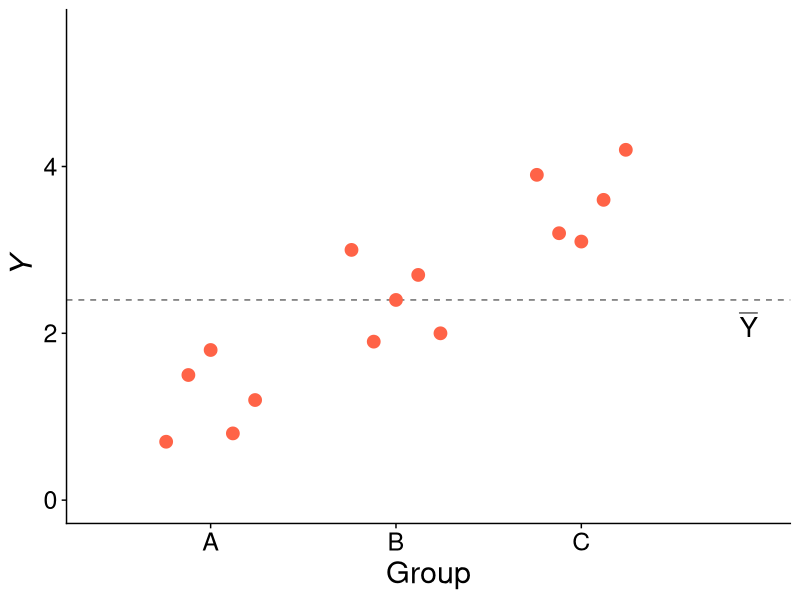
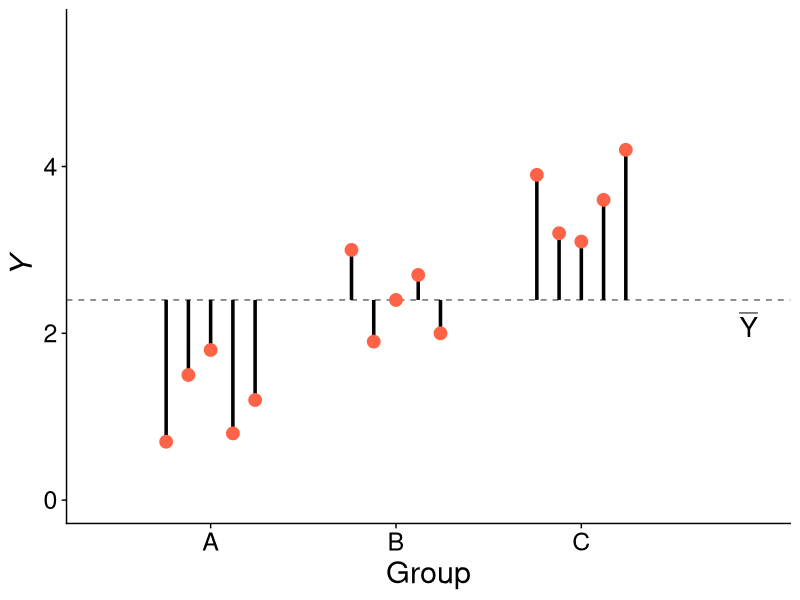
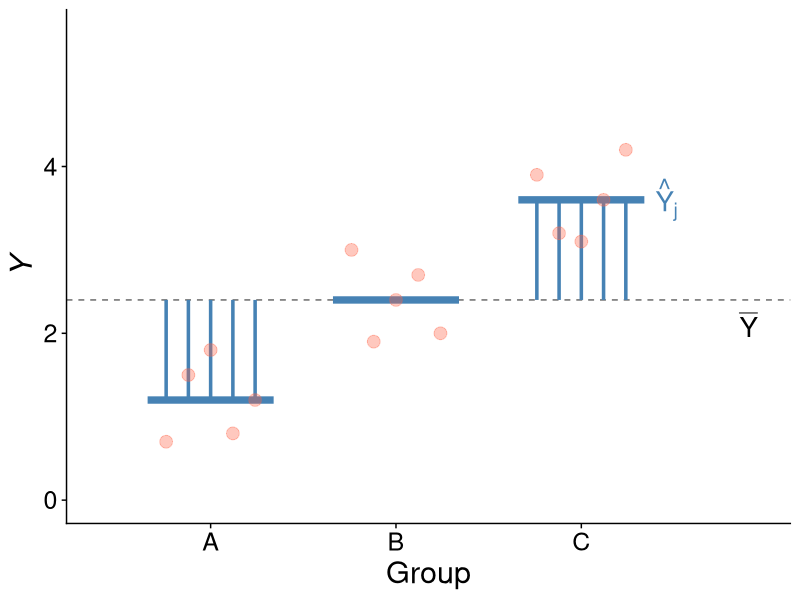
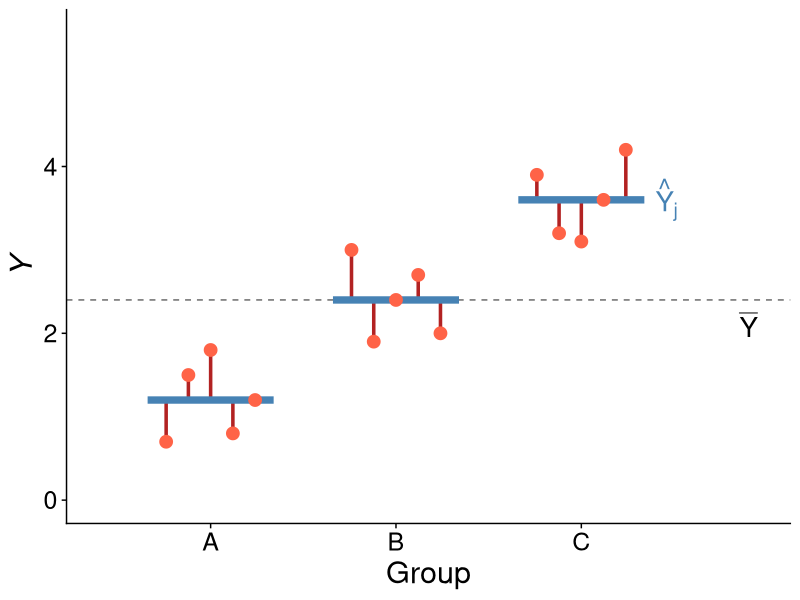
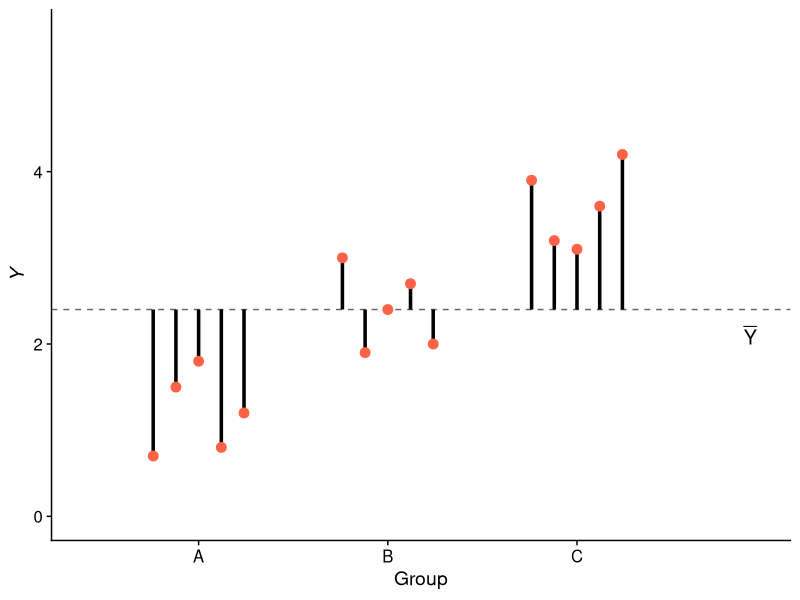
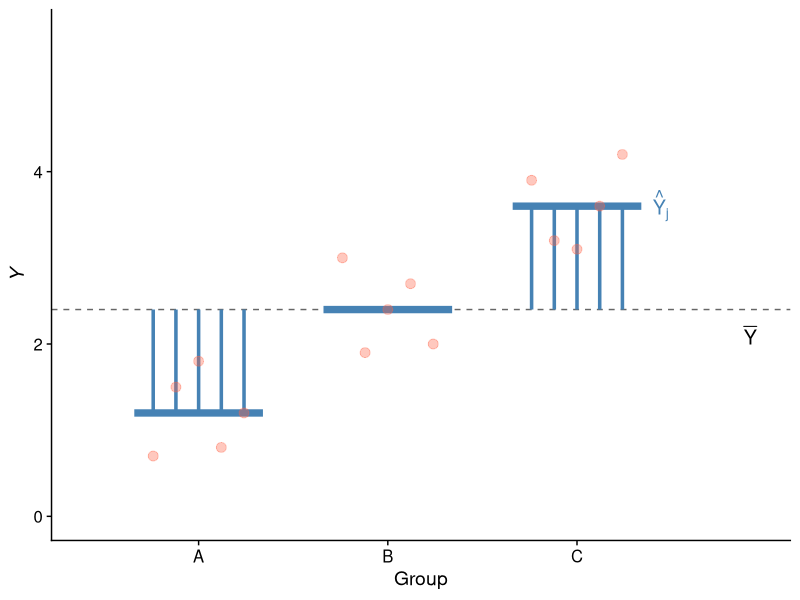
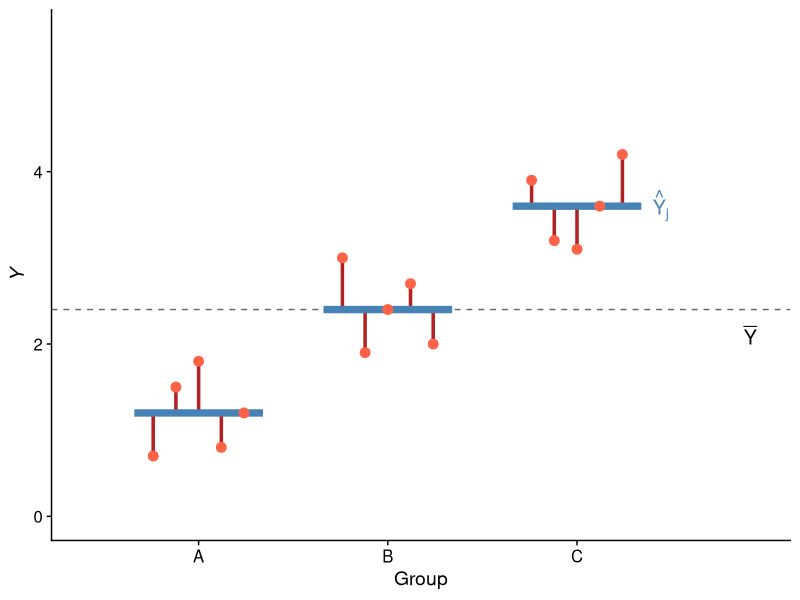
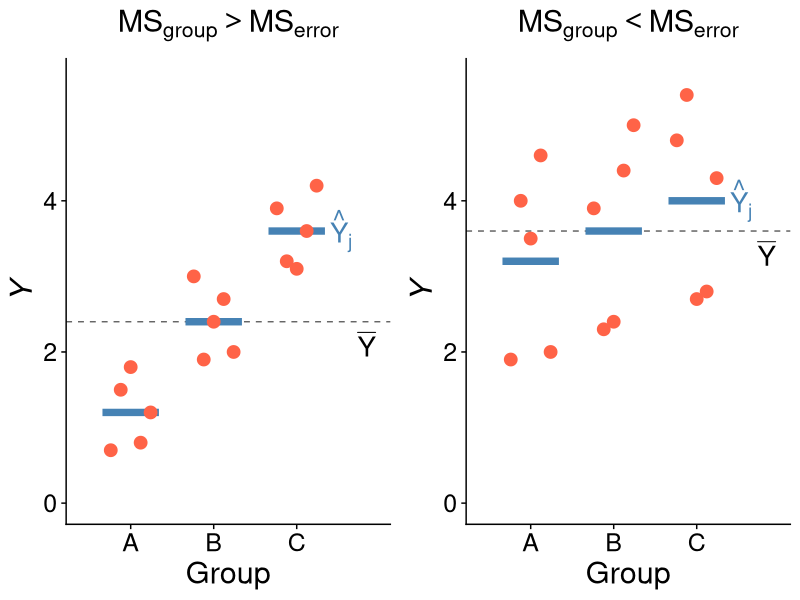

The R script that drew these images, in order: (Note: this script raises an error after producing the figures.)
## ---- chunk 1
knitr::opts_chunk$set(echo = FALSE, warning = FALSE,
                      message = FALSE, eval = TRUE)

library(cowplot)
library(ggplot2)
library(dplyr)
library(viridis)
library(glue)
library(stringr)
library(tidyr)
library(purrr)
library(magrittr)
## ---- chunk 2
#| include: false

# ---- shared look ------------------------------------------------------------

line_col <- "steelblue"
pt_col <- "tomato"

theme_slides <- function() {
    theme_cowplot() +
        theme(
            axis.text = element_text(size = 18),
            axis.title = element_text(size = 22),
            strip.text = element_text(size = 20),
            plot.title = element_text(size = 22, hjust = 0.5)
        )
}

ylab_i <- expression(italic(Y))

# write a small number as TeX scientific notation, e.g. 1.2 \times 10^{-5}
sci_tex <- function(x, digits = 2) {
    if (x >= 0.001) {
        return(as.character(signif(x, digits)))
    }
    expo <- floor(log10(x))
    mant <- signif(x / 10 ^ expo, digits)
    paste0("$", mant, " \\times 10^{", expo, "}$")
}

# ---- two small examples: three groups, five observations each ---------------

# the same within-group deviations, shuffled differently in each group
make_groups <- function(means, w) {
    data.frame(group = rep(LETTERS[1:3], each = 5),
               y = rep(means, each = 5) +
                   c(w, w[c(3, 1, 5, 2, 4)], w[c(2, 4, 1, 5, 3)]))
}

# group means far apart compared to the spread within groups
small_data <- make_groups(c(1.2, 2.4, 3.6), c(-0.5, 0.3, 0.6, -0.4, 0))

# group means close together compared to the spread within groups
overlap_data <- make_groups(c(3.2, 3.6, 4.0), c(-1.3, 0.8, 0.3, 1.4, -1.2))

anova_parts <- function(d) {
    y_bar <- mean(d$y)
    group_mean <- ave(d$y, d$group)
    n_groups <- nlevels(factor(d$group))
    ss_group <- sum((group_mean - y_bar) ^ 2)
    ss_error <- sum((d$y - group_mean) ^ 2)
    df_group <- n_groups - 1
    df_error <- nrow(d) - n_groups
    f <- (ss_group / df_group) / (ss_error / df_error)
    list(ss_y = sum((d$y - y_bar) ^ 2),
         ss_group = ss_group,
         ss_error = ss_error,
         df_group = df_group,
         df_error = df_error,
         f = f,
         p = pf(f, df_group, df_error, lower.tail = FALSE))
}

small_parts <- anova_parts(small_data)
overlap_parts <- anova_parts(overlap_data)

# type: "raw" (data and overall mean), "total" (Y to the overall mean),
#       "group" (group means to the overall mean), "error" (Y to its group mean),
#       "means" (data, group means and overall mean)
groups_plot <- function(d, type = "raw", title = NULL, f_label = NULL,
                        small = FALSE) {
    txt <- ifelse(small, 5, 7)
    d$x_pos <- as.numeric(factor(d$group)) + rep(c(-0.24, -0.12, 0, 0.12, 0.24), 3)
    d$g_mean <- ave(d$y, d$group)
    y_bar <- mean(d$y)
    g <- data.frame(x = 1:3, g_mean = tapply(d$y, d$group, mean))

    p <- ggplot(d, aes(x_pos, y)) +
        geom_hline(yintercept = y_bar, linetype = "dashed", color = "grey40")
    if (type == "total") {
        p <- p + geom_segment(aes(xend = x_pos, yend = y_bar), color = "black",
                              linewidth = 1.2)
    }
    if (type == "group") {
        p <- p + geom_segment(aes(y = g_mean, xend = x_pos, yend = y_bar),
                              color = line_col, linewidth = 1.2)
    }
    if (type == "error") {
        p <- p + geom_segment(aes(xend = x_pos, yend = g_mean), color = "firebrick",
                              linewidth = 1.2)
    }
    if (type %in% c("group", "error", "means")) {
        p <- p + geom_segment(data = g, aes(x = x - 0.34, xend = x + 0.34,
                                            y = g_mean, yend = g_mean),
                              inherit.aes = FALSE, color = line_col, linewidth = 2.5)
        p <- p + annotate("text", x = 3.4, y = g$g_mean[3], label = "hat(Y)[j]",
                          parse = TRUE, hjust = 0, size = txt, color = line_col)
    }
    p <- p +
        geom_point(color = pt_col, size = ifelse(small, 3, 4),
                   alpha = ifelse(type == "group", 0.35, 1)) +
        annotate("text", x = 3.95, y = y_bar - 0.3, label = "bar(Y)", parse = TRUE,
                 hjust = 1, size = txt)
    if (!is.null(f_label)) {
        p <- p + annotate("text", x = 0.5, y = 5.3, label = f_label, parse = TRUE,
                          hjust = 0, size = 7)
    }
    if (!is.null(title)) {
        p <- p + ggtitle(title)
    }
    p <- p +
        scale_x_continuous(breaks = 1:3, labels = LETTERS[1:3]) +
        coord_cartesian(xlim = c(0.4, 3.95), ylim = c(0, 5.6)) +
        xlab("Group") +
        ylab(ylab_i) +
        theme_slides()
    if (small) {
        p <- p + theme(axis.text = element_text(size = 12),
                       axis.title = element_text(size = 14))
    }
    p
}

# ---- the F distribution under H0 --------------------------------------------

anova_f_plot <- function(f_obs, df1, df2, xmax, label_left = TRUE) {
    d <- data.frame(x = seq(0.02, xmax, length.out = 600))
    d$y <- df(d$x, df1, df2)
    tail_d <- d[d$x >= f_obs, ]
    x_t <- f_obs + 0.2 * (xmax - f_obs)
    y_t <- max(0.5 * df(x_t, df1, df2), 0.02)
    ggplot(d, aes(x, y)) +
        geom_area(data = tail_d, fill = "firebrick", alpha = 0.7) +
        geom_line(linewidth = 1.3) +
        geom_vline(xintercept = f_obs, color = line_col, linewidth = 1.3) +
        annotate("text", x = f_obs + ifelse(label_left, -1, 1) * 0.02 * xmax, y = 0.9,
                 label = "observed F", hjust = ifelse(label_left, 1, 0), size = 7,
                 color = line_col) +
        annotate("text", x = f_obs + 0.35 * (xmax - f_obs), y = 0.4, label = "P-value",
                 size = 7, color = "firebrick") +
        annotate("segment", x = f_obs + 0.35 * (xmax - f_obs), xend = x_t, y = 0.34,
                 yend = y_t, color = "firebrick",
                 arrow = arrow(length = unit(0.12, "in"))) +
        coord_cartesian(xlim = c(0, xmax), ylim = c(0, 1.05)) +
        xlab(expression(F == MS[group] / MS[error])) +
        ylab("Density") +
        theme_slides()
}
## ---- chunk 3
#| fig-align: center
#| fig-width: 5.5
#| fig-height: 4.2
#| out-width: "5in"

groups_plot(small_data, "raw")
## ---- chunk 4
#| fig-align: center
#| fig-width: 5.5
#| fig-height: 4.2
#| out-width: "5in"

groups_plot(small_data, "total")
## ---- chunk 5
#| fig-align: center
#| fig-width: 5.5
#| fig-height: 4.2
#| out-width: "5in"

groups_plot(small_data, "group")
## ---- chunk 6
#| fig-align: center
#| fig-width: 5.5
#| fig-height: 4.2
#| out-width: "5in"

groups_plot(small_data, "error")
## ---- chunk 7
#| fig-align: center
#| fig-width: 3.3
#| fig-height: 3
#| out-width: "3.2in"

groups_plot(small_data, "total", small = TRUE)
## ---- chunk 8
#| fig-align: center
#| fig-width: 3.3
#| fig-height: 3
#| out-width: "3.2in"

groups_plot(small_data, "group", small = TRUE)
## ---- chunk 9
#| fig-align: center
#| fig-width: 3.3
#| fig-height: 3
#| out-width: "3.2in"

groups_plot(small_data, "error", small = TRUE)
## ---- chunk 10
#| echo: true

y_bar <- mean(small_data$y)
group_mean <- ave(small_data$y, small_data$group)

ss_y <- sum((small_data$y - y_bar) ^ 2)
ss_group <- sum((group_mean - y_bar) ^ 2)
ss_error <- sum((small_data$y - group_mean) ^ 2)

ss_y
ss_group + ss_error

ms_group <- ss_group / (3 - 1)
ms_error <- ss_error / (15 - 3)

ms_group
ms_error
## ---- chunk 11
#| fig-align: center
#| fig-width: 11
#| fig-height: 4.4
#| out-width: "10in"

plot_grid(groups_plot(small_data, "means", title = expression(MS[group] > MS[error])),
          groups_plot(overlap_data, "means", title = expression(MS[group] < MS[error])),
          nrow = 1)
## ---- chunk 12
#| fig-align: center
#| fig-width: 11
#| fig-height: 4.4
#| out-width: "8.8in"

f_small <- paste0('F == "', sprintf("%.2f", small_parts$f), '" ~ "(big)"')
f_overlap <- paste0('F == "', sprintf("%.2f", overlap_parts$f), '" ~ "(small)"')

plot_grid(groups_plot(small_data, "means", title = expression(MS[group] > MS[error]),
                      f_label = f_small),
          groups_plot(overlap_data, "means", title = expression(MS[group] < MS[error]),
                      f_label = f_overlap),
          nrow = 1)
## ---- chunk 13
#| fig-align: center
#| fig-width: 5.5
#| fig-height: 4
#| out-width: "4.6in"

anova_f_plot(overlap_parts$f, overlap_parts$df_group, overlap_parts$df_error,
             xmax = 6, label_left = FALSE)
## ---- chunk 14
#| fig-align: center
#| fig-width: 5.5
#| fig-height: 4
#| out-width: "4.6in"

anova_f_plot(small_parts$f, small_parts$df_group, small_parts$df_error,
             xmax = 40)
## ---- chunk 15
#| echo: true

f_stat <- ms_group / ms_error
f_stat

pf(q = f_stat, df1 = 3 - 1, df2 = 15 - 3, lower.tail = FALSE)
## ---- chunk 16
#| echo: true

# make some pretend data
groups <- rep(LETTERS[1:3], each = 10)
y <- 1.2 * as.numeric(as.factor(groups)) + rnorm(30, mean = 0, sd = 0.5)

dat_groups <- data.frame(group = groups, y = y)

head(dat_groups, n = 3)
## ---- chunk 17
#| echo: true
#| fig-align: center
#| fig-width: 4
#| fig-height: 3
#| out-width: "5in"

ggplot(dat_groups, aes(x = group, y = y)) + geom_boxplot()
## ---- chunk 18
#| echo: true
#| fig-align: center
#| fig-width: 4
#| fig-height: 3
#| out-width: "5in"

ggplot(dat_groups, aes(x = group, y = y)) +
    geom_jitter(aes(color = group)) +
    scale_color_discrete(palette = c("tomato", "purple4", "dodgerblue3"))
## ---- chunk 19
#| echo: true

mod_group <- lm(y ~ group, data = dat_groups)
anova(mod_group)
## ---- chunk 20
#| echo: false
#| fig-align: center
#| fig-width: 4
#| fig-height: 3
#| out-width: "5in"

ggplot(dat_groups, aes(x = group, y = y)) + geom_boxplot()
## ---- chunk 21
#| echo: true

prob_false_positive <- 1 - dbinom(0, size = 3, prob = 0.05)
prob_false_positive
## ---- chunk 22
#| echo: true

prob_false_positive <- 1 - dbinom(0, size = 3, prob = 0.05)
prob_false_positive
## ---- chunk 23
#| echo: false

# annoying, but we have to pass the model through the `aov` function
aov_group <- aov(mod_group)
## ---- chunk 24
#| echo: true

# "Tukey Honest Significant Difference"
TukeyHSD(aov_group)
## ---- chunk 25
#| echo: true

# make some pretend data
restoration <- factor(rep(c("restored", "control"), each = 30))
impact <- factor(rep(c("low", "high"), 30),
                 levels = c("low", "high"))

# compute expected response
fish_biomass <- -1 * as.numeric(impact) + 3 * as.numeric(restoration) -
  1 * as.numeric(impact) * as.numeric(restoration)

# add some noise
set.seed(123)
fish_biomass <- fish_biomass + rnorm(60, mean = 0, sd = 1)

dat <- data.frame(restoration, impact, fish_biomass)
## ---- chunk 26
# have a look at pretend data
head(dat)
## ---- chunk 27
#| echo: false
#| fig-align: center
#| fig-width: 3
#| fig-height: 2
#| out-width: "5in"

gp <- ggplot(dat, aes(x = restoration, y = fish_biomass,
                fill = impact)) +
  geom_boxplot() +
  scale_fill_brewer(palette = "YlGnBu", direction = -1)
gp
## ---- chunk 28
#| echo: true

mod <- lm(fish_biomass ~ impact + restoration, data = dat)
anova(mod)
## ---- chunk 29
#| echo: true

summary(mod)
## ---- chunk 30
#| fig-align: center
#| fig-width: 3
#| fig-height: 2
#| out-width: "5in"

gp
## ---- chunk 31
#| echo: true

mod_interactions <- lm(fish_biomass ~ impact * restoration,
                       data = dat)
anova(mod_interactions)
## ---- chunk 32
#| echo: true

summary(mod_interactions)
## ---- chunk 33
aov_interactions <- aov(mod_interactions)
TukeyHSD(aov_interactions)
## ---- chunk 34
foo <- TukeyHSD(aov_interactions)
foo[3]
